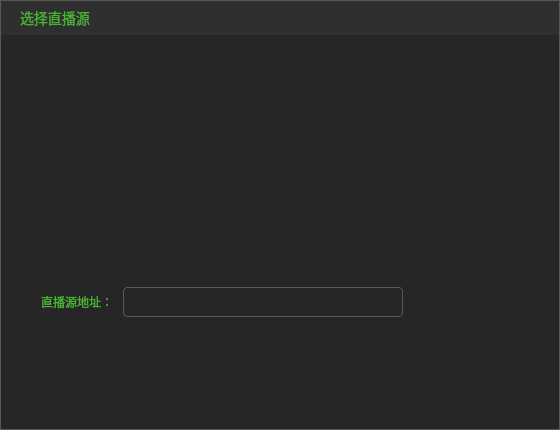
<?xml version="1.0" encoding="UTF-8"?>
<ui version="4.0">
 <class>AddLiveSourceDlg</class>
 <widget class="QDialog" name="AddLiveSourceDlg">
  <property name="geometry">
   <rect>
    <x>0</x>
    <y>0</y>
    <width>560</width>
    <height>430</height>
   </rect>
  </property>
  <property name="minimumSize">
   <size>
    <width>560</width>
    <height>430</height>
   </size>
  </property>
  <property name="maximumSize">
   <size>
    <width>560</width>
    <height>430</height>
   </size>
  </property>
  <property name="windowTitle">
   <string>AddLiveSourceDlg</string>
  </property>
  <property name="styleSheet">
   <string notr="true">#wgt_main{
background:#262626;
border:1px solid #585858;
}</string>
  </property>
  <layout class="QGridLayout" name="gridLayout">
   <property name="leftMargin">
    <number>0</number>
   </property>
   <property name="topMargin">
    <number>0</number>
   </property>
   <property name="rightMargin">
    <number>0</number>
   </property>
   <property name="bottomMargin">
    <number>0</number>
   </property>
   <property name="spacing">
    <number>0</number>
   </property>
   <item row="0" column="0">
    <widget class="QWidget" name="wgt_main" native="true">
     <property name="styleSheet">
      <string notr="true">#wgt_top{
background:#2F2F2F;
}
#wgt_bottom{
background:#262626;
}</string>
     </property>
     <layout class="QVBoxLayout" name="verticalLayout">
      <property name="spacing">
       <number>0</number>
      </property>
      <property name="leftMargin">
       <number>1</number>
      </property>
      <property name="topMargin">
       <number>1</number>
      </property>
      <property name="rightMargin">
       <number>1</number>
      </property>
      <property name="bottomMargin">
       <number>1</number>
      </property>
      <item>
       <widget class="QWidget" name="wgt_top" native="true">
        <property name="minimumSize">
         <size>
          <width>0</width>
          <height>34</height>
         </size>
        </property>
        <property name="maximumSize">
         <size>
          <width>16777215</width>
          <height>34</height>
         </size>
        </property>
        <property name="styleSheet">
         <string notr="true">#label_title{
font-size:14px;
font-family:&quot;微软雅黑&quot;;
color:#4AB134;
background:transparent;
}
#button_close{
background:transparent;
background-image: url(:/TQLive/images/pb_close_pressed.png);
background-repeat:no-repeat;
border:none;
}
#button_close:hover{
background-image: url(:/TQLive/images/pb_close_normal.png);
}
#button_close:pressed{
margin:1px;
padding:1px;
}</string>
        </property>
        <layout class="QHBoxLayout" name="horizontalLayout">
         <property name="spacing">
          <number>0</number>
         </property>
         <property name="leftMargin">
          <number>19</number>
         </property>
         <property name="topMargin">
          <number>0</number>
         </property>
         <property name="bottomMargin">
          <number>0</number>
         </property>
         <item>
          <widget class="QLabel" name="label_title">
           <property name="text">
            <string>选择直播源</string>
           </property>
          </widget>
         </item>
         <item>
          <widget class="QPushButton" name="button_close">
           <property name="minimumSize">
            <size>
             <width>12</width>
             <height>13</height>
            </size>
           </property>
           <property name="maximumSize">
            <size>
             <width>12</width>
             <height>13</height>
            </size>
           </property>
           <property name="text">
            <string/>
           </property>
          </widget>
         </item>
        </layout>
       </widget>
      </item>
      <item>
       <widget class="QWidget" name="wgt_bottom" native="true">
        <property name="styleSheet">
         <string notr="true">#button_confirm{
background:transparent;
background-image: url(:/TQLive/images/btn_confirm.png);
background-repeat:no-repeat;
border:none;
}
#button_confirm:hover{
background-image: url(:/TQLive/images/btn_confirm_hover.png);
}
#button_confirm:pressed{
margin:1px;
padding:1px;
}
#button_cancel{
background:transparent;
background-image: url(:/TQLive/images/btn_cancel.png);
background-repeat:no-repeat;
border:none;
}
#button_cancel:hover{
background-image: url(:/TQLive/images/btn_cancel_hover.png);
}
#button_cancel:pressed{
margin:1px;
padding:1px;
}
#label_liveSource{
background:transparent;
font-family:&quot;微软雅黑&quot;;
font-size:12px;
color:#4AB134;
}
#lineEdit_liveSource{
background:transparent;
font-family:&quot;微软雅黑&quot;;
font-size:12px;
color:#DCDCDC;
border:1px solid #585858;
border-radius:4px;
padding-left:10px;
}
#listWidget_liveSource{
background:transparent;
border:none;
}</string>
        </property>
        <layout class="QVBoxLayout" name="verticalLayout_2">
         <property name="spacing">
          <number>30</number>
         </property>
         <property name="leftMargin">
          <number>40</number>
         </property>
         <property name="topMargin">
          <number>30</number>
         </property>
         <property name="rightMargin">
          <number>20</number>
         </property>
         <property name="bottomMargin">
          <number>16</number>
         </property>
         <item>
          <widget class="QListWidget" name="listWidget_liveSource"/>
         </item>
         <item>
          <layout class="QHBoxLayout" name="horizontalLayout_2">
           <property name="spacing">
            <number>10</number>
           </property>
           <item>
            <widget class="QLabel" name="label_liveSource">
             <property name="text">
              <string>直播源地址：</string>
             </property>
            </widget>
           </item>
           <item>
            <widget class="QLineEdit" name="lineEdit_liveSource">
             <property name="minimumSize">
              <size>
               <width>280</width>
               <height>30</height>
              </size>
             </property>
             <property name="maximumSize">
              <size>
               <width>280</width>
               <height>30</height>
              </size>
             </property>
            </widget>
           </item>
           <item>
            <spacer name="horizontalSpacer">
             <property name="orientation">
              <enum>Qt::Horizontal</enum>
             </property>
             <property name="sizeHint" stdset="0">
              <size>
               <width>40</width>
               <height>20</height>
              </size>
             </property>
            </spacer>
           </item>
          </layout>
         </item>
         <item>
          <spacer name="verticalSpacer">
           <property name="orientation">
            <enum>Qt::Vertical</enum>
           </property>
           <property name="sizeHint" stdset="0">
            <size>
             <width>20</width>
             <height>4</height>
            </size>
           </property>
          </spacer>
         </item>
         <item>
          <layout class="QHBoxLayout" name="horizontalLayout_3">
           <property name="spacing">
            <number>20</number>
           </property>
           <item>
            <spacer name="horizontalSpacer_2">
             <property name="orientation">
              <enum>Qt::Horizontal</enum>
             </property>
             <property name="sizeHint" stdset="0">
              <size>
               <width>40</width>
               <height>20</height>
              </size>
             </property>
            </spacer>
           </item>
           <item>
            <widget class="QPushButton" name="button_confirm">
             <property name="minimumSize">
              <size>
               <width>82</width>
               <height>26</height>
              </size>
             </property>
             <property name="maximumSize">
              <size>
               <width>82</width>
               <height>26</height>
              </size>
             </property>
             <property name="text">
              <string/>
             </property>
            </widget>
           </item>
           <item>
            <widget class="QPushButton" name="button_cancel">
             <property name="minimumSize">
              <size>
               <width>82</width>
               <height>26</height>
              </size>
             </property>
             <property name="maximumSize">
              <size>
               <width>82</width>
               <height>26</height>
              </size>
             </property>
             <property name="text">
              <string/>
             </property>
            </widget>
           </item>
          </layout>
         </item>
        </layout>
       </widget>
      </item>
     </layout>
    </widget>
   </item>
  </layout>
 </widget>
 <layoutdefault spacing="6" margin="11"/>
 <resources>
  <include location="TQLive.qrc"/>
 </resources>
 <connections/>
</ui>
